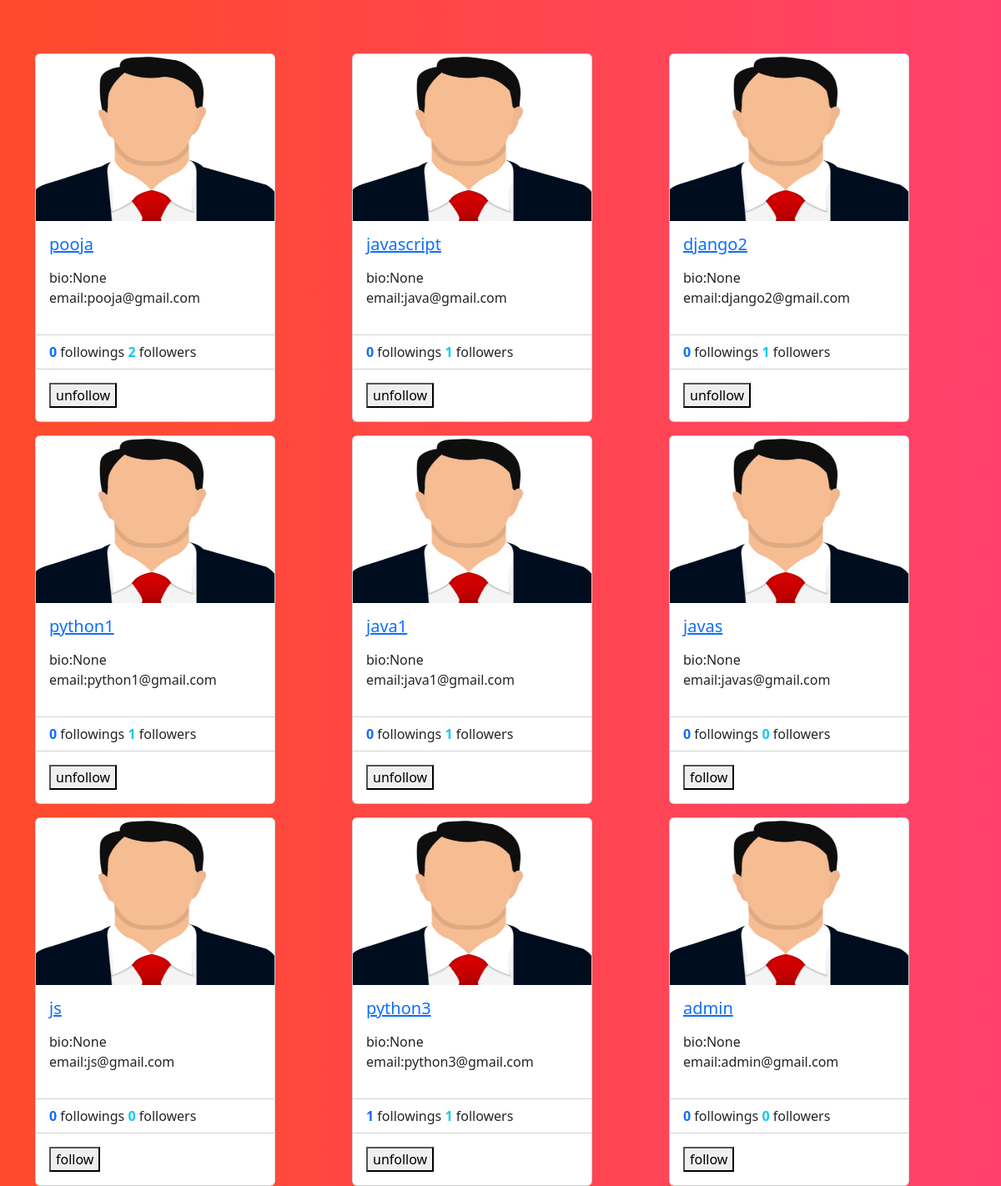
The app's page /profiles/all (signed in) with its own data.
### social/models.py (models this page shows)
class UserProfile(models.Model):
    user=models.OneToOneField(User,on_delete=models.CASCADE,related_name="profile")
    address=models.CharField(max_length=200,null=True)
    phone=models.CharField(max_length=200,null=True)
    profile_pic=models.ImageField(upload_to="profilepics",null=True,blank=True)
    dob=models.DateField(null=True)
    bio=models.CharField(max_length=200,null=True)
    following=models.ManyToManyField("self",related_name="followed_by",symmetrical=False,null=True)
    block=models.ManyToManyField("self",related_name="blocked",symmetrical=False,null=True)
    def __str__(self):
        return self.user.username

### social/views.py (the view)
# urls.py: path("profiles/all",views.ProfileListView.as_view(),name="profile-list"),
@method_decorator(decs,name="dispatch")
class ProfileListView(View):
    def get(self,request,*args,**kwargs):
        qs=UserProfile.objects.all().exclude(user=request.user)
        return render(request,"profile_list.html",{"data":qs})

### social/templates/profile_list.html (shortened to what this page needs)
<!DOCTYPE html>
{%load static%}
<html lang="en">
<head>
    <link href="https://cdn.jsdelivr.net/npm/bootstrap@5.3.2/dist/css/bootstrap.min.css" rel="stylesheet"
>
</head>
<body style="background: #FF416C;
background: -webkit-linear-gradient(to right, #FF4B2B, #FF416C);
background: linear-gradient(to right, #FF4B2B, #FF416C);">
    <div class="container">
        <div class="row mt-5">
            {%for profile in data%}
            <div class="col-4 mt-3">
                <div class="card" style="width: 18rem;">
                    {%if profile.profile_pic%}
                    <img src="{{profile.profile_pic.url}}" class="card-img-top" alt="..." height="200px">
                    {%else%}
                    <img src="{%static 'social/images/profilepic.png'%}" class="card-img-top" alt="..." height="200px">
                    {%endif%}
                    <div class="card-body">
                        <h5 class="card-title">
                            <a href="{%url 'profile-detail' profile.id%}">{{profile}}</a>
                        </h5>
                        <p class="card-text">
                        <div>
                            bio:{{profile.bio}}
                        </div>
                        <div>
                            email:{{profile.user.email}}
                        </div>
                        </p>
                    </div>
                    <ul class="list-group list-group-flush">
                        <li class="list-group-item">
                            <span class="fw-bold text-primary"> {{profile.following.count}}</span> followings
                            <span class="fw-bold text-info"> {{profile.followed_by.count}}</span> followers
                        </li>
                    </ul>
                    <div class="card-body">
                        <form action="{%url 'follow' profile.id%}" method="post">
                            {%if profile in request.user.profile.following.all%}
                            <button type="submit"  name="action" value="unfollow">unfollow</button>
                            {%else%}
                            <button type="submit"  name="action" value="follow">follow</button>
                            {%endif%}
                        </form>
                    </div>
                </div>
            </div>
            {%endfor%}
        </div>
    </div>
</body>
</html>

### records on screen
UserProfile: user.username "pooja", bio "None", user.email "pooja@gmail.com", following.count "0", followed_by.count "2", shows "unfollow"
UserProfile: user.username "javascript", bio "None", user.email "java@gmail.com", following.count "0", followed_by.count "1", shows "unfollow"
UserProfile: user.username "django2", bio "None", user.email "django2@gmail.com", following.count "0", followed_by.count "1", shows "unfollow"
UserProfile: user.username "python1", bio "None", user.email "python1@gmail.com", following.count "0", followed_by.count "1", shows "unfollow"
UserProfile: user.username "java1", bio "None", user.email "java1@gmail.com", following.count "0", followed_by.count "1", shows "unfollow"
UserProfile: user.username "javas", bio "None", user.email "javas@gmail.com", following.count "0", followed_by.count "0"
UserProfile: user.username "js", bio "None", user.email "js@gmail.com", following.count "0", followed_by.count "0"
UserProfile: user.username "python3", bio "None", user.email "python3@gmail.com", following.count "1", followed_by.count "1", shows "unfollow"
UserProfile: user.username "admin", bio "None", user.email "admin@gmail.com", following.count "0", followed_by.count "0"
